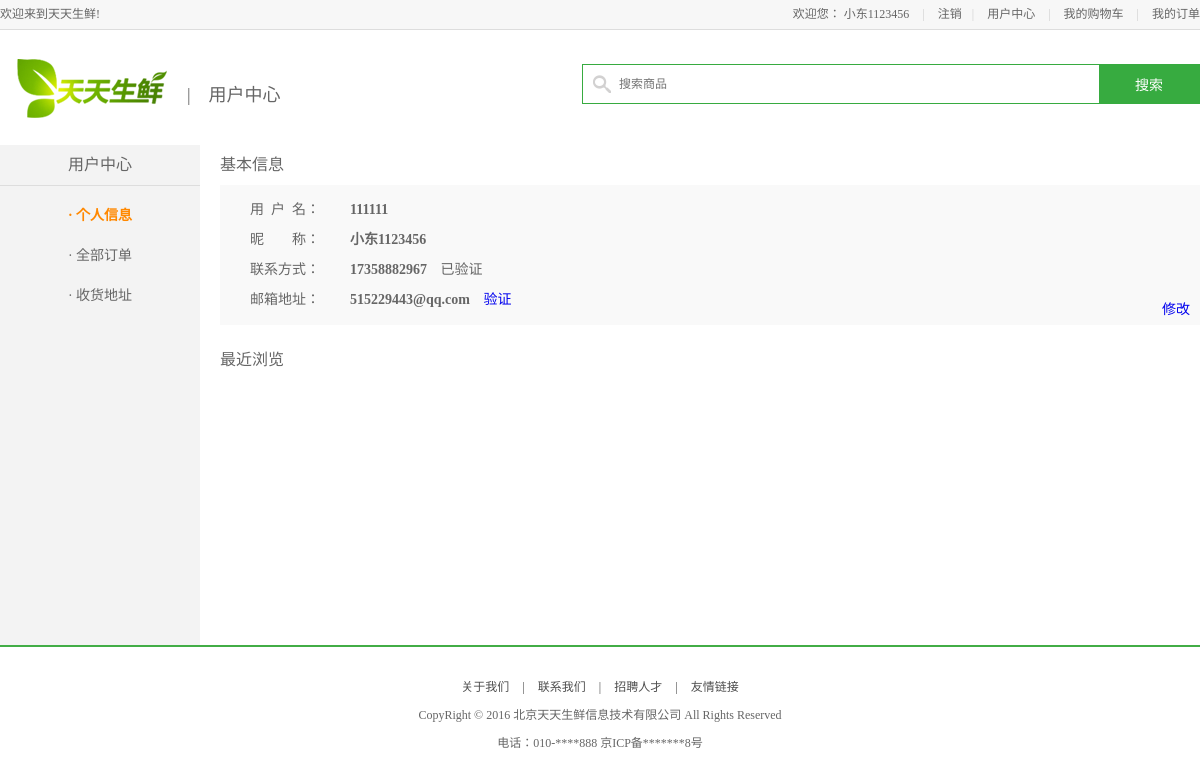
Screenshot of /user/info/ (signed in) with the database file from the repository.
### df_user/models.py (models this page shows, shortened)
class UserInfo(models.Model):
    uname = models.CharField(max_length=20, unique=True)
    _upwd = models.CharField(max_length=40)
    nikename = models.CharField(max_length=20, default='')
    uemail = models.EmailField(default='', unique=True)
    uphone = models.CharField(max_length=11, default='')
    verify_p = models.BooleanField(default=False)
    verify_e = models.BooleanField(default=False)
    default_addr = models.OneToOneField("AddressInfo", related_name='_user', null=True)
    @property
    def upwd(self):
        return self._upwd

### df_user/decorators.py (the view)
    def wrapper(request, *args, **kwargs):
        user_id = request.session.get('user_id')
        if user_id:
            user_obj = models.UserInfo.objects.get(pk=user_id)
            request.df_user = user_obj
            return func(request, *args, **kwargs)
        else:
            next_url = request.get_full_path()
            print('in de next_url:', next_url)
            url = '?'.join([resolve_url('login'), 'next_url=%s' % urlsafe_base64_encode(next_url.encode()).decode()])
            print('in de url:', url)
            return redirect(url)

### df_user/views.py (called while the page is built)
@require_login
def info(request):
    record = request.COOKIES.get('record')
    if record:
        record_li = record.split(',')
        records_obj_q = GoodsInfo.objects.filter(pk__in=record_li)
        records_obj = []
        for i in [int(i) for i in record_li]:
            for g in records_obj_q:
                if i == g.id:
                    records_obj.append(g)
                    break
    else:
        records_obj = []
    context = {
        'user': request.df_user,
        'page_name': 'site',
        'records': records_obj
    }
    return render(request, 'df_user/user_center_info.html', context)

### templates/df_user/user_center_info.html (shortened to what this page needs)
{% extends 'df_user/base_user.html' %}
{% load static %}
{% block right_content %}
    <div class="right_content clearfix">
        <div class="info_con clearfix">
            <h3 class="common_title2">基本信息</h3>
            <ul class="user_info_list">
                <li data-name="uname">
                    <span>用&nbsp;&nbsp;户&nbsp;&nbsp;名：</span>
                    <b>{{ user.uname }}</b>
                </li>
                <li data-name="nikename">
                    <span>昵&nbsp;&nbsp;&nbsp;&nbsp;&nbsp;&nbsp;&nbsp;&nbsp;称：</span>
                    <b>{{ user.nikename|default:'--' }}</b>
                </li>
                <li data-name="uphone">
                    <span>联系方式：</span>
                    <b>{{ user.uphone|default:'--' }}</b>
                    {% if user.uphone %}
                        {% if user.verify_p == False %}
                            <a id="verify_btn" href="{% url 'verify' %}?t=p" style="padding-left: 10px">验证</a>
                        {% else %}
                            <a style="padding-left: 10px">已验证</a>
                        {% endif %}
                    {% endif %}
                </li>
                <li data-name="uemail">
                    <span>邮箱地址：</span>
                    <b>{{ user.uemail|default:'--' }}</b>
                    {% if user.verify_e == False %}
                        <a id="verify_btn" href="{% url 'verify' %}?t=e" style="padding-left: 10px">验证</a>
                    {% else %}
                        <a style="padding-left: 10px">已验证</a>
                    {% endif %}
                </li>
                <li style="position: relative;">
                    <a id="edit_btn" href="javascript:;"
                       style="position: absolute; bottom: -10px; right: 0; padding: 0 10px;">修改</a>
                </li>
            </ul>
        </div>
        <h3 class="common_title2">最近浏览</h3>
    </div>
{% endblock %}

### templates/base_top.html (shortened to what this page needs)
{% extends 'base.html' %}
{% load static %}
{% block top %}
    {% if page_name == 'site' %}
        <div class="header_con">
            <div class="header">
                <div class="welcome fl">欢迎来到天天生鲜!</div>
                <div class="fr">
                    {% if user %}
                        <div class="login_info fl login_btn">
                            欢迎您：<em>
                                {% if user.nikename %}
                                    <a href="{% url 'info' %}">{{ user.nikename }}</a>
                                {% else %}
                                    <a href="{% url 'info' %}">{{ user.uname }}</a>
                                {% endif %}
                            </em>
                            <span>|</span>
                            <a href="{% url 'logout' %}">注销</a>
                        </div>
                    {% else %}
                        <div class="login_btn fl">
                            <a href="{% url 'login' %}">登录</a>
                            <span>|</span>
                            <a href="{% url 'register' %}">注册</a>
                        </div>
                    {% endif %}
                    <div class="user_link fl">
                        <span>|</span>
                        <a href="{% url 'info' %}">用户中心</a>
                        <span>|</span>
                        <a href="{% url 'cart' %}">我的购物车</a>
                        <span>|</span>
                        <a href="{% url 'order' %}">我的订单</a>
                    </div>
                </div>
            </div>
        </div>
        <div class="search_bar clearfix">
            <a href="{% url 'index' %}" class="logo fl"><img src="{% static 'images/logo.png' %}"></a>
            <div class="sub_page_name fl">|&nbsp;&nbsp;&nbsp;&nbsp;用户中心</div>
            <div class="search_con fr">
                 <form method='get' action="/search/" target="_blank">
                    <input type="text" class="input_text fl" name="q" placeholder="搜索商品">
                    <input type="submit" class="input_btn fr" name="" value="搜索">
                </form>
            </div>
        </div>
    {% endif %}
{% endblock %}

### static/css/main.css (style rules this page uses)
body { font-family:'Microsoft Yahei';font-size:12px;color:#666; }
html,body { height:100% }
.header_con { background-color:#f7f7f7; height:29px; border-bottom:1px solid #dddddd }
.header { width:1200px; height:29px; margin:0 auto; }
.welcome,.login_info,.login_btn,.user_link { line-height:29px; }
.login_info em { color:#ff8800 }
.login_btn a,.user_link a { color:#666; }
.login_btn span,.user_link span { color:#cecece; margin:0 10px; }
.search_bar { width:1200px;height:115px;margin:0 auto; }
.logo { width:150px;height:59px;margin:29px 0 0 17px; }
.search_con { width:616px;height:38px;border:1px solid #37ab40;margin:34px 0 0 124px;background:url(../images/icons.png) 10px -338px no-repeat; }
.search_con .input_text { width:470px;height:34px;border:0px;margin:2px 0 0 36px;outline:none;font-size:12px;color:#737272;font-family:'Microsoft Yahei' }
.search_con .input_btn { width:100px;height:38px;background-color:#37ab40;border:0px;font-size:14px;color:#fff;font-family:'Microsoft Yahei';outline:none;cursor:pointer; }
.sub_page_name { font-size:18px;color:#666;margin:50px 0 0 20px }
.right_content { width:980px; float:right; min-height:500px; }
.common_title2 { height:20px;line-height:20px;font-size:16px;margin:10px 0; }
.user_info_list { background-color:#f9f9f9; margin:10px 0 15px; padding:10px 0; }
.user_info_list li { line-height:30px; text-indent:30px; font-size:14px; }
.user_info_list li span { width:100px; float:left; text-align:right; }
.info_con { width:980px; }

### rows the page displays
UserInfo: nikename "小东1123456", uname "111111", uphone "17358882967", uemail "515229443@qq.com"
